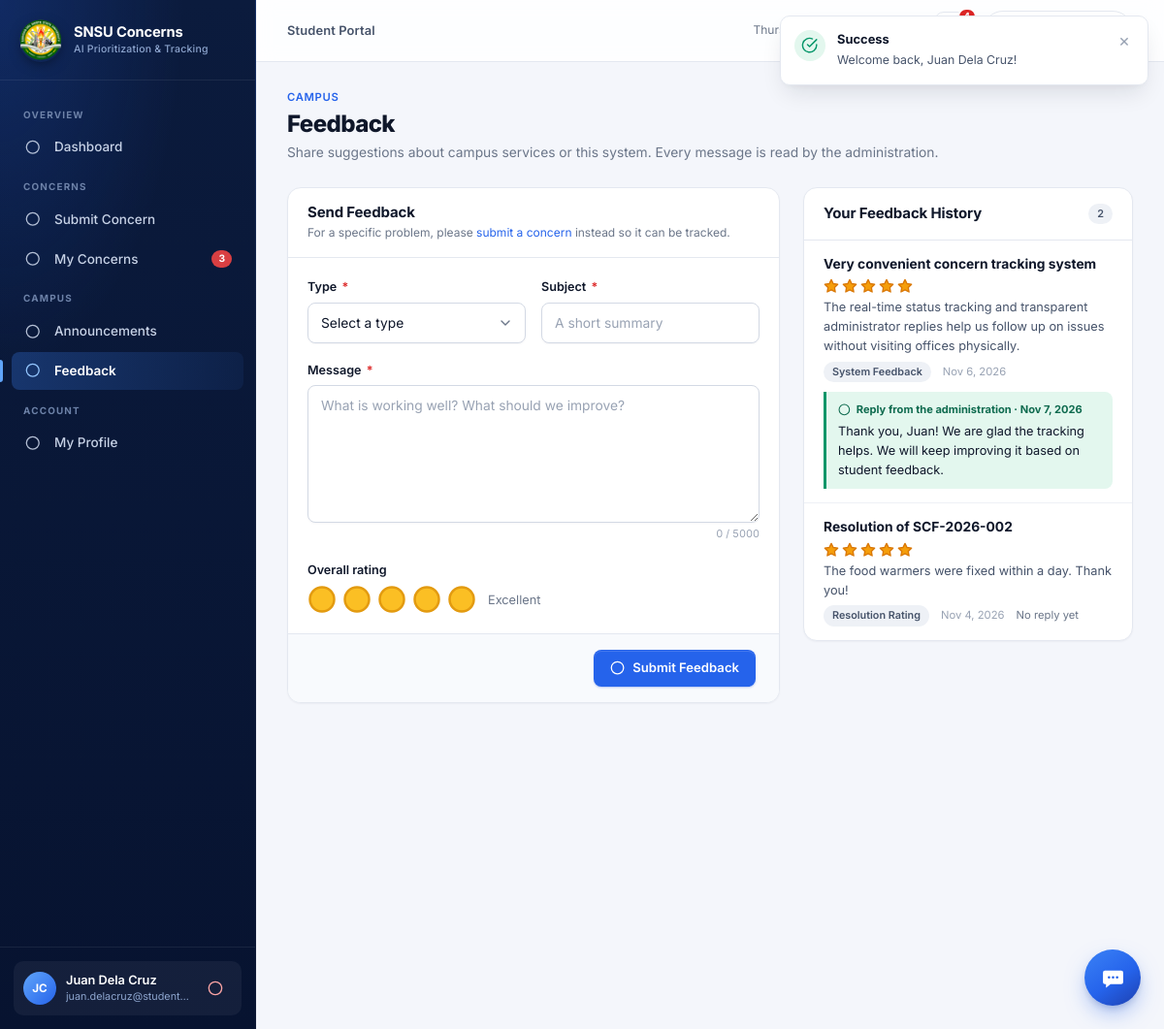
The app's page /student/feedback.php (signed in) with its own data.
### tables this page shows
CREATE TABLE `feedback` (
  `feedback_id` int(11) NOT NULL AUTO_INCREMENT,
  `student_id` int(11) DEFAULT NULL,
  `concern_id` int(11) DEFAULT NULL,
  `student_name` varchar(150) NOT NULL,
  `student_email` varchar(150) NOT NULL,
  `feedback_type` varchar(100) NOT NULL,
  `subject` varchar(255) NOT NULL,
  `message` text NOT NULL,
  `rating` int(11) DEFAULT 5,
  `admin_reply` text DEFAULT NULL,
  `replied_by` int(11) DEFAULT NULL,
  `replied_at` datetime DEFAULT NULL,
  `submitted_at` datetime DEFAULT current_timestamp(),
  PRIMARY KEY (`feedback_id`),
  UNIQUE KEY `uq_feedback_concern` (`concern_id`),
  KEY `student_id` (`student_id`),
  KEY `fk_feedback_replied_by` (`replied_by`),
  CONSTRAINT `fk_feedback_concern` FOREIGN KEY (`concern_id`) REFERENCES `concerns` (`concern_id`) ON DELETE CASCADE,
  CONSTRAINT `fk_feedback_replied_by` FOREIGN KEY (`replied_by`) REFERENCES `administrators` (`admin_id`) ON DELETE SET NULL,
  CONSTRAINT `fk_feedback_student` FOREIGN KEY (`student_id`) REFERENCES `students` (`student_id`) ON DELETE SET NULL
);

### student/feedback.php (the view, shortened to what this page needs)
<?php
require_once __DIR__ . '/../includes/helpers.php';
$user = getCurrentUser();
$studentId = $user['id'];
$stmt = $pdo->prepare("SELECT * FROM feedback WHERE student_id = :id ORDER BY submitted_at DESC");
$stmt->execute(['id' => $studentId]);
$pastFeedback = $stmt->fetchAll();
require_once __DIR__ . '/../includes/header.php';
require_once __DIR__ . '/../includes/navbar.php';
require_once __DIR__ . '/../includes/sidebar.php';
?>
<div class="page-header">
  <div class="page-title-wrap">
    <div class="page-eyebrow">Campus</div>
    <h1 class="page-title">Feedback</h1>
    <p class="page-desc">Share suggestions about campus services or this system. Every message is read by the administration.</p>
  </div>
</div>
<div class="grid-main-side">
  <form action="../actions/feedback_action.php" method="POST" class="card">
    <div class="card-header">
      <div>
        <h2 class="card-title">Send Feedback</h2>
        <div class="card-subtitle">For a specific problem, please <a href="submit_concern.php">submit a concern</a> instead so it can be tracked.</div>
      </div>
    </div>
    <div class="card-body">
      <div class="form-row-2">
        <div class="form-group">
          <label class="form-label" for="feedbackType">Type <span class="required">*</span></label>
          <select name="feedback_type" id="feedbackType" class="form-control" required>
            <option value="" disabled selected>Select a type</option>
          </select>
        </div>
        <div class="form-group">
          <label class="form-label" for="subject">Subject <span class="required">*</span></label>
          <input type="text" name="subject" id="subject" class="form-control" placeholder="A short summary" required maxlength="255">
        </div>
      </div>
      <div class="form-group">
        <label class="form-label" for="message">Message <span class="required">*</span></label>
        <textarea name="message" id="message" class="form-control" rows="6" placeholder="What is working well? What should we improve?" required maxlength="5000"></textarea>
      </div>
      <div class="form-group" style="margin-bottom: 0;">
        <span class="form-label">Overall rating</span>
        <div class="flex items-center gap-3">
          <div class="star-rating" title="Click a star to rate">
            <?php for ($i = 1; $i <= 5; $i++): ?>
              <span class="star selected" data-value="<?= $i ?>"><?= icon('star') ?></span>
            <?php endfor; ?>
          </div>
          <span class="text-sm text-muted" id="ratingLabel">Excellent</span>
        </div>
      </div>
    </div>
    <div class="form-actions">
      <button type="submit" class="btn btn-primary"><?= icon('message-square', '', 16) ?> Submit Feedback</button>
    </div>
  </form>
  <div class="card">
    <div class="card-header">
      <h2 class="card-title">Your Feedback History</h2>
      <span class="badge-tag"><?= count($pastFeedback) ?></span>
    </div>
    <div style="max-height: 560px; overflow-y: auto;">
      <?php foreach ($pastFeedback as $fb): ?>
        <div class="list-item">
          <div class="list-item-body">
            <div class="list-item-title"><?= e($fb['subject']) ?></div>
            <div class="flex items-center gap-2" style="margin-top: 4px;"><?= renderStarRating((int)$fb['rating']) ?></div>
            <div class="list-item-text"><?= nl2br(e(mb_strimwidth($fb['message'], 0, 180, '…'))) ?></div>
            <div class="list-item-meta">
              <span class="badge-tag"><?= e($fb['feedback_type']) ?></span><span><?= formatDate($fb['submitted_at']) ?></span>
              <?php if (empty($fb['admin_reply'])): ?><span class="text-muted">No reply yet</span><?php endif; ?>
            </div>
            <?php if (!empty($fb['admin_reply'])): ?>
              <div class="feedback-reply">
                <div class="feedback-reply-head"><?= icon('message-square', '', 14) ?> Reply from the administration · <?= formatDate($fb['replied_at']) ?></div>
                <div class="text-sm"><?= nl2br(e($fb['admin_reply'])) ?></div>
              </div>
            <?php endif; ?>
          </div>
        </div>
      <?php endforeach; ?>
    </div>
  </div>
</div>
<?php require_once __DIR__ . '/../includes/footer.php'; ?>

### includes/helpers.php (shortened to what this page needs)
<?php
require_once __DIR__ . '/avatars.php';
function e(?string $str): string {
    return htmlspecialchars((string)($str ?? ''), ENT_QUOTES, 'UTF-8');
}
function formatDate(?string $datetime): string {
    $time = strtotime($datetime);
    return date('M j, Y', $time);
}
function getIcon(string $name, string $extraClass = '', ?int $size = null): string {
    $dim = $size ? "width='{$size}' height='{$size}'" : "";
    $classAttr = "class='svg-icon " . e($extraClass) . "'";
    return $icons[$name] ?? "<svg {$classAttr} {$dim} viewBox='0 0 24 24'><circle cx='12' cy='12' r='10'/></svg>";
}
function renderStarRating(int $rating, int $max = 5): string {
    $html = '<span class="star-rating-display" style="display: inline-flex; align-items: center; gap: 3px;">';
    for ($i = 1; $i <= $max; $i++) {
        if ($i <= $rating) {
            $html .= '<svg class="svg-icon" style="width: 16px; height: 16px; fill: #f59e0b; stroke: #d97706;" viewBox="0 0 24 24"><polygon points="12 2 15.09 8.26 22 9.27 17 14.14 18.18 21.02 12 17.77 5.82 21.02 7 14.14 2 9.27 8.91 8.26 12 2"/></svg>';
        } else {
            $html .= '<svg class="svg-icon" style="width: 16px; height: 16px; fill: none; stroke: #cbd5e1;" viewBox="0 0 24 24"><polygon points="12 2 15.09 8.26 22 9.27 17 14.14 18.18 21.02 12 17.77 5.82 21.02 7 14.14 2 9.27 8.91 8.26 12 2"/></svg>';
        }
    }
    $html .= '</span>';
    return $html;
}
function icon(string $name, string $extraClass = '', ?int $size = null): string {
    return getIcon($name, $extraClass, $size);
}

### assets/css/variables.css (style rules this page uses)
:root { --navy-950: #071330; --navy-900: #0b1b3d; --navy-800: #10264f; --navy-700: #183a73; --navy-dark: var(--navy-950); --navy-primary: var(--navy-900); --navy-light: var(--navy-700); --navy-surface: #1e3a8a; --brand-blue: #2563eb; --brand-blue-hover: #1d4ed8; --brand-blue-active: #1e40af; --brand-blue-light: #eef4ff; --brand-blue-soft: #dbe7ff; --brand-blue-border: #c3d6fe; --focus-ring: 0 0 0 4px rgba(37, 99, 235, 0.16); --accent-gold: #f2b01e; --accent-gold-light: #fff6dd; --status-pending-text: #9a5b05; --status-pending-bg: #fff4dc; --status-pending-border: #fde3a7; --status-pending-dot: #f59e0b; --status-progress-text: #1d4ed8; --status-progress-bg: #eaf1ff; --status-progress-border: #c7d9fe; --status-progress-dot: #3b82f6; --status-resolved-text: #0f6b4f; --status-resolved-bg: #e3f7ee; --status-resolved-border: #b4e8cf; --status-resolved-dot: #10b981; --priority-critical-text: #a11a1a; --priority-critical-bg: #fde8e8; --priority-critical-border: #f8bcbc; --priority-high-text: #b4440d; --priority-high-bg: #ffeedd; --priority-high-border: #fdcfa6; --priority-medium-text: #92610a; --priority-medium-bg: #fff4dc; --priority-medium-border: #fde3a7; --priority-low-text: #3f4b5f; --priority-low-bg: #eef1f6; --priority-low-border: #d5dbe6; --danger: #dc2626; --danger-bg: #fdecec; --success: #059669; --success-bg: #e3f7ee; --warning: #d97706; --warning-bg: #fff4dc; --bg-body: #f4f6fb; --bg-card: #ffffff; --bg-subtle: #f8fafd; --bg-muted: #eef1f6; --bg-sidebar: var(--navy-900); --bg-header: #ffffff; --border-color: #e4e8f0; --border-strong: #d3d9e4; --border-subtle: #eef1f6; --divider: #e4e8f0; --text-primary: #0f172a; --text-secondary: #46536a; --text-muted: #6b7689; --text-light: #98a2b3; --text-inverse: #ffffff; --font-family-display: 'Inter', system-ui, -apple-system, BlinkMacSystemFont, 'Segoe UI', Roboto, Helvetica, Arial, sans-serif; --font-family-body: 'Inter', system-ui, -apple-system, BlinkMacSystemFont, 'Segoe UI', Roboto, Helvetica, Arial, sans-serif; --font-mono: ui-monospace, 'SF Mono', 'Cascadia Mono', Menlo, Consolas, monospace; --shadow-xs: 0 1px 2px rgba(16, 24, 40, 0.04); --shadow-sm: 0 1px 2px rgba(16, 24, 40, 0.04), 0 1px 3px rgba(16, 24, 40, 0.06); --shadow-md: 0 4px 12px -2px rgba(16, 24, 40, 0.08), 0 2px 4px -2px rgba(16, 24, 40, 0.04); --shadow-lg: 0 12px 24px -6px rgba(16, 24, 40, 0.12), 0 4px 8px -4px rgba(16, 24, 40, 0.06); --shadow-xl: 0 24px 48px -12px rgba(16, 24, 40, 0.22); --radius-xs: 6px; --radius-sm: 8px; --radius-md: 10px; --radius-lg: 14px; --radius-xl: 18px; --radius-pill: 9999px; --header-height: 64px; --sidebar-width: 264px; --content-max: 1320px; --transition-fast: 0.15s ease; --transition-normal: 0.25s ease; }

### assets/css/base.css (style rules this page uses)
*, *::before, *::after { margin: 0; padding: 0; box-sizing: border-box; }
html, body { width: 100%; min-height: 100%; font-family: var(--font-family-body); font-size: 15px; color: var(--text-primary); background-color: var(--bg-body); line-height: 1.55; -webkit-font-smoothing: antialiased; -moz-osx-font-smoothing: grayscale; font-feature-settings: 'cv11', 'ss01'; }
h1, h2, h3, h4, h5, h6 { font-family: var(--font-family-display); font-weight: 700; line-height: 1.25; color: var(--text-primary); letter-spacing: -0.015em; }
a { color: var(--brand-blue); text-decoration: none; transition: color var(--transition-fast); }
button, input, select, textarea { font-family: inherit; font-size: 0.925rem; color: inherit; }
.svg-icon { display: inline-block; width: 1.15em; height: 1.15em; stroke-width: 2; stroke: currentColor; fill: none; stroke-linecap: round; stroke-linejoin: round; vertical-align: -0.18em; flex-shrink: 0; }
.text-muted { color: var(--text-muted); }
.text-sm { font-size: 0.85rem; }
.flex { display: flex; }
.items-center { align-items: center; }
.gap-2 { gap: 8px; }
.gap-3 { gap: 12px; }

### assets/css/layout.css (style rules this page uses)
.page-header { display: flex; align-items: flex-end; justify-content: space-between; gap: 16px; flex-wrap: wrap; margin-bottom: 24px; }
.page-title-wrap { min-width: 0; }
.page-eyebrow { font-size: 0.75rem; font-weight: 600; color: var(--brand-blue); letter-spacing: 0.06em; text-transform: uppercase; margin-bottom: 4px; }
.page-title { font-size: 1.6rem; font-weight: 800; letter-spacing: -0.025em; }
.page-desc { font-size: 0.92rem; color: var(--text-muted); margin-top: 4px; }

### records on screen
feedback: subject "Very convenient concern tracking system", rating 5 (drawn), message "The real-time status tracking and transparent administrator replies help us follow up on issues without visiting offices physically.", feedback_type "System Feedback", submitted_at "Nov 6, 2026", replied_at "Nov 7, 2026", admin_reply "Thank you, Juan! We are glad the tracking helps. We will keep improving it based on student feedback."
feedback: subject "Resolution of SCF-2026-002", rating 5 (drawn), message "The food warmers were fixed within a day. Thank you!", feedback_type "Resolution Rating", submitted_at "Nov 4, 2026", shows "No reply yet"

### other values on screen
$portalName "Student Portal"
$section "OVERVIEW"
$label "Dashboard"
$section "CONCERNS"
$label "Submit Concern"
$label "My Concerns"
$count "3"
$section "CAMPUS"
$label "Announcements"
$label "Feedback"
$section "ACCOUNT"
$label "My Profile"
userInitials($name) "JC"
$user['name'] "Juan Dela Cruz"
$user['email'] "juan.delacruz@student…"
